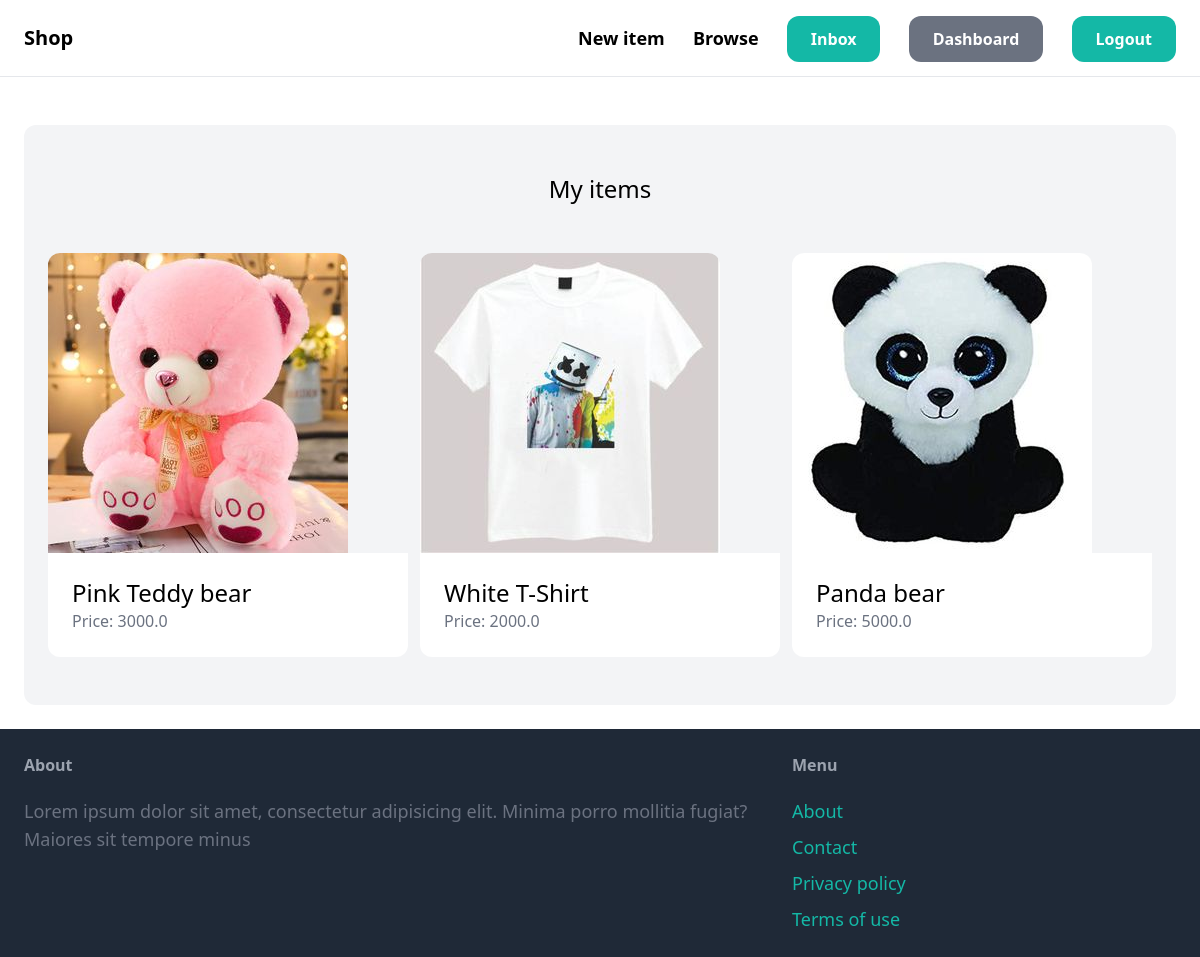
The page /dashboard (signed in) on the database its author committed.
### item/models.py (models this page shows, shortened)
class Item(models.Model):
    category = models.ForeignKey(Category, related_name='items', on_delete=models.CASCADE)
    name = models.CharField(max_length=255)
    description = models.TextField(blank=True, null=True)
    price = models.FloatField()
    image = models.ImageField(upload_to='item_images', blank=True, null=True)
    is_sold = models.BooleanField(default=False)
    created_by = models.ForeignKey(
        User, related_name='items', on_delete=models.CASCADE)
    created_at = models.DateTimeField(auto_now_add=True)

### dashboard/views.py (the view)
# urls.py: path('', views.index, name='index'),
@login_required
def index(request):
    items = Item.objects.filter(created_by=request.user)
    return render(request, 'dashboard/index.html',{
        'items': items,
    })

### dashboard/templates/dashboard/index.html (shortened to what this page needs)
{% extends 'core/base.html' %}
{%block content%}
<div class="mt-6 px-6 py-12 bg-gray-100 rounded-xl">
  <h2 class="mb-12 text-2xl text-center">My items</h2>
  <div class="grid grid-cols-3 gap-3">
    {% for item in items%}
    <div>
      <a href="{% url 'item:detail' item.id %}">
        <div>
          <img src="{{item.image.url}}" class="rounded-t-xl" alt="Image" />
        </div>
        <div class="p-6 bg-white rounded-b-xl">
          <h2 class="text-2xl">{{ item.name }}</h2>
          <p class="text-gray-500">Price: {{ item.price}}</p>
        </div>
      </a>
    </div>
    {% endfor %}
  </div>
</div>
{% endblock content%}

### rows shown on the page
Item: image (picture), name "Pink Teddy bear", price "3000.0"
Item: image (picture), name "White T-Shirt", price "2000.0"
Item: image (picture), name "Panda bear", price "5000.0"
